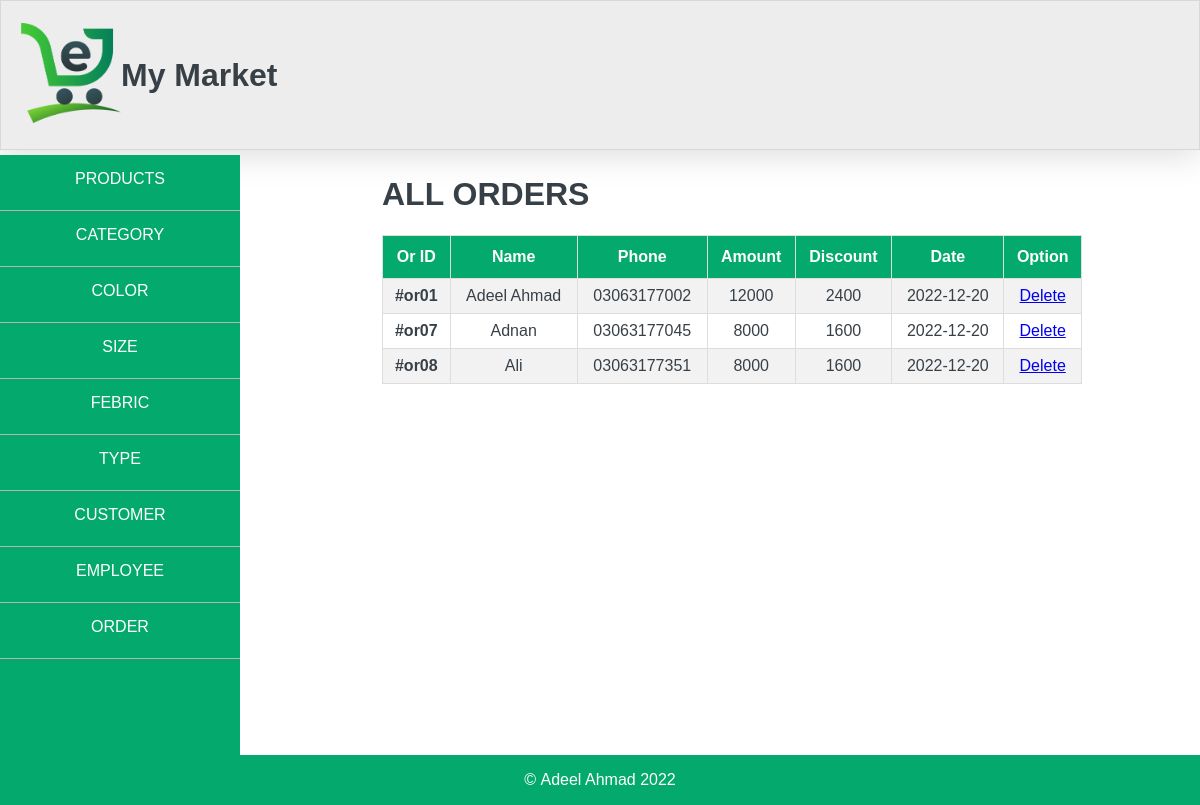
The app's page /display_order.php with its own data.
### tables this page shows
CREATE TABLE `customer_order` (
  `or_id` int(11) NOT NULL,
  `name` text NOT NULL,
  `phone` text NOT NULL,
  `amount` int(11) NOT NULL,
  `discount` int(11) NOT NULL,
  `date` date NOT NULL
);

### display_order.php (the view, shortened to what this page needs)
<!DOCTYPE html>
<html lang="en">
  <head>
    <link rel="stylesheet"  href="web_style.css"/>
  </head>
  <body>
    <?php include "nav.php";?>
    <div id="content" style='height:auto;'>
      <form
        name="form1"
        style="width: 700px;"
        method="post"
      >
        <h1>ALL ORDERS </h1>
        <table>
         <thead>
          <tr><th style="text-align:center;">Or ID</th><th style="text-align:center;">Name</th><th style="text-align:center;">Phone</th><th style="text-align:center;">Amount</th><th style="text-align:center;">Discount</th><th style="text-align:center;">Date</th><th style="text-align:center;">Option</th></tr>
          <?php
          include "connect.php";
          $q="SELECT or_id,name,phone,amount,discount,date FROM customer_order;";
          $rows=$conn->query($q);
          if ($rows->num_rows > 0){
            while($row =$rows->fetch_assoc()){
                echo "<tr><td><b>#or0".$row['or_id']."</b></td><td>".$row['name']."</td><td>".$row['phone']."</td><td>".$row['amount']."</td><td>".$row['discount']."</td><td>".$row['date']."</td><td><a href='delete_order.php?ID=".$row['or_id']."'>Delete</a></td></td>";
                }
          }
          ?>
         </thead>
        </table>
      </form>
    </div>
  </body>
</html>

### web_style.css (style rules this page uses)
form { width: 700px; }
header { margin: 0px; border: 0.5px solid rgba(132, 132, 133, 0.2); box-shadow: rgba(100, 100, 111, 0.2) 0px 7px 29px 0px; width: 100%; height: 150px; background-color: rgb(237, 237, 237); box-sizing: border-box; display: flex; align-items: center; }
img { width: 100px; height: 100px; margin-left: 20px; }
body { margin: 0px; padding: 0px; font-family: "Arial"; color: #384047; }
table { font-family: Arial, Helvetica, sans-serif; border-collapse: collapse; width: 100%; text-align: center; }
table td, table th { border: 1px solid #ddd; padding: 8px; }
table tr:nth-child(even) { background-color: #f2f2f2; }
table th { padding-top: 12px; padding-bottom: 12px; text-align: left; background-color: #04aa6d; color: white; }
#content { height: 450px; margin-top: 5px; width: 78%; float: right; margin-bottom: 20px; display: flex; justify-content: center; }
footer { clear: both; display: flex; justify-content: center; align-items: center; width: 100%; height: 50px; background-color: #04aa6d; color: white; }

### records on screen
customer_order: or_id "1", name "Adeel Ahmad", phone "03063177002", amount "12000", discount "2400", date "2022-12-20"
customer_order: or_id "7", name "Adnan", phone "03063177045", amount "8000", discount "1600", date "2022-12-20"
customer_order: or_id "8", name "Ali", phone "03063177351", amount "8000", discount "1600", date "2022-12-20"
